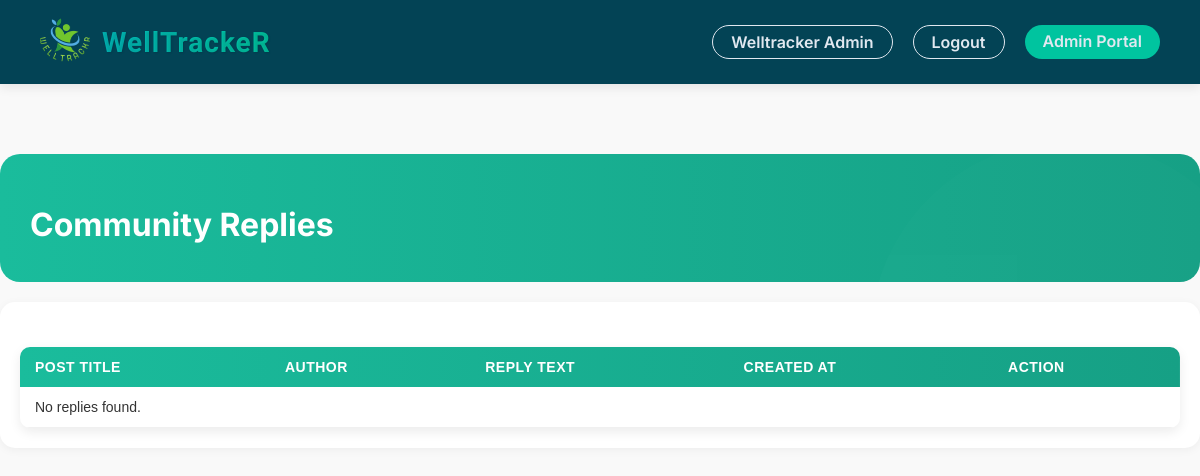
The app's page /view_reply.php (signed in), older data.
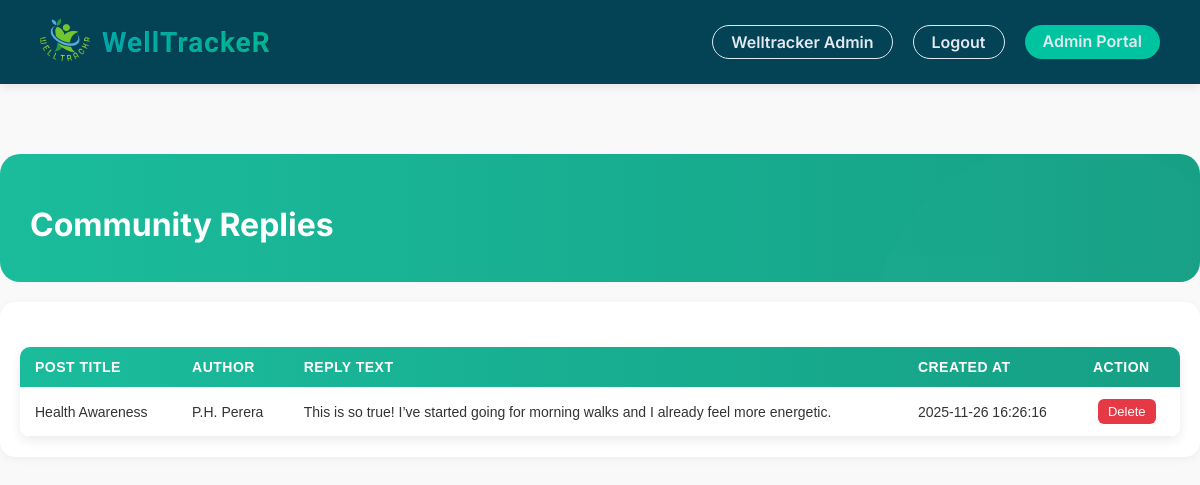
The same page, newer data.
### tables this page shows
CREATE TABLE `community_replies` (
  `reply_id` int(11) NOT NULL,
  `post_id` int(11) NOT NULL,
  `author` varchar(100) DEFAULT 'Guest',
  `reply_text` text NOT NULL,
  `created_at` timestamp NOT NULL DEFAULT current_timestamp()
);

CREATE TABLE `community_posts` (
  `post_id` int(11) NOT NULL,
  `title` varchar(255) NOT NULL,
  `message` text NOT NULL,
  `author` varchar(100) DEFAULT 'Guest',
  `created_at` timestamp NOT NULL DEFAULT current_timestamp()
);

### view_reply.php (the view, shortened to what this page needs)
<?php
include 'config.php';
$sql = "SELECT cr.*, cp.title AS post_title
        FROM community_replies cr
        JOIN community_posts cp ON cr.post_id = cp.post_id
        ORDER BY cr.created_at DESC";
$result = $conn->query($sql);
?>
<!DOCTYPE html>
<html lang="en">
<head>
<link rel="stylesheet" href="css/style.css">
<link rel="stylesheet" href="css/patient.css">
<link rel="stylesheet" href="css/doctor_review.css">
</head>
<body>
<nav>
    <div class="nav-header">
        <div class="nav-logo"><img src="image/Logo_R.png" alt="Logo"></div>
        <div class="nav-title">
            <h1>WellTrackeR</h1>
        </div>
    </div>
    <div class="nav-links">
        <a href="" class="login-btn"><?php echo $_SESSION["first_name"] . " " . $_SESSION["last_name"] ?></a>
        <a href="logout.php" class="login-btn">Logout</a>
        <a href="admin_portal.php" class="register-btn">Admin Portal</a>
    </div>
</nav>
<div class="patient-portal-container">
    <div class="patient-portal-header">
        <h1>Community Replies</h1>
    </div>
    <div class="quick-actions">
        <table class="doctor-table">
            <thead>
                <tr>
                    <th>Post Title</th>
                    <th>Author</th>
                    <th>Reply Text</th>
                    <th>Created At</th>
                    <th>Action</th>
                </tr>
            </thead>
            <tbody>
                <?php if ($result && $result->num_rows > 0): ?>
                    <?php while($row = $result->fetch_assoc()): ?>
                        <tr id="row-<?php echo $row['reply_id']; ?>">
                            <td><?php echo htmlspecialchars($row['post_title']); ?></td>
                            <td><?php echo htmlspecialchars($row['author']); ?></td>
                            <td><?php echo htmlspecialchars($row['reply_text']); ?></td>
                            <td><?php echo htmlspecialchars($row['created_at']); ?></td>
                            <td>
                                <button class="delete-btn" data-id="<?php echo $row['reply_id']; ?>">Delete</button>
                            </td>
                        </tr>
                    <?php endwhile; ?>
                <?php else: ?>
                    <tr><td colspan="5">No replies found.</td></tr>
                <?php endif; ?>
            </tbody>
        </table>
    </div>
</div>
</body>
</html>

Row changes from the older to the newer data that the page shows:
added community_replies: post.title "Health Awareness", author "P.H. Perera", reply_text "This is so true! I’ve started going for morning walks and I already feel more energetic.", created_at "2025-11-26 16:26:16"
Text that changed along with them:
text no longer shown: "No replies found."
